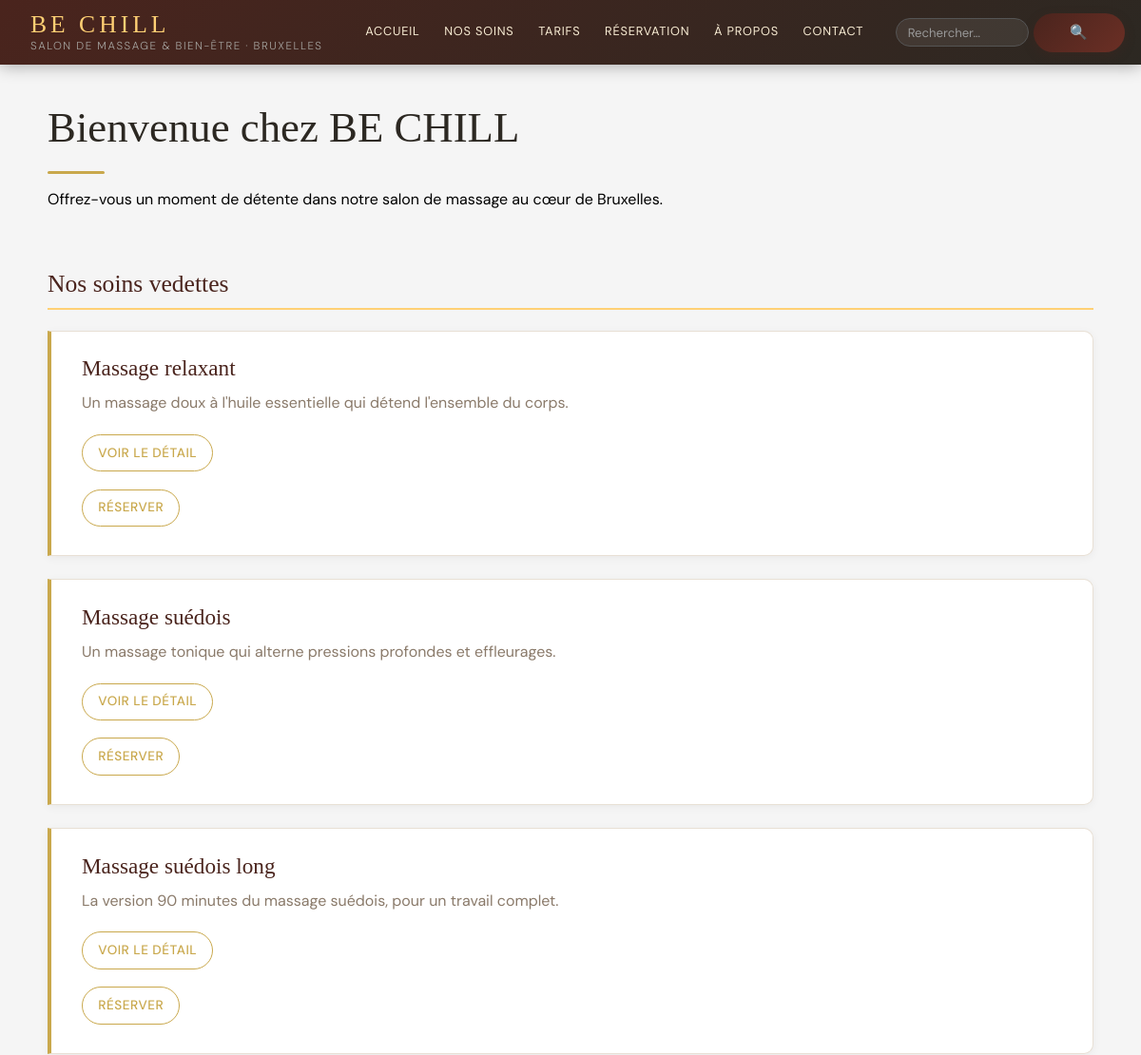
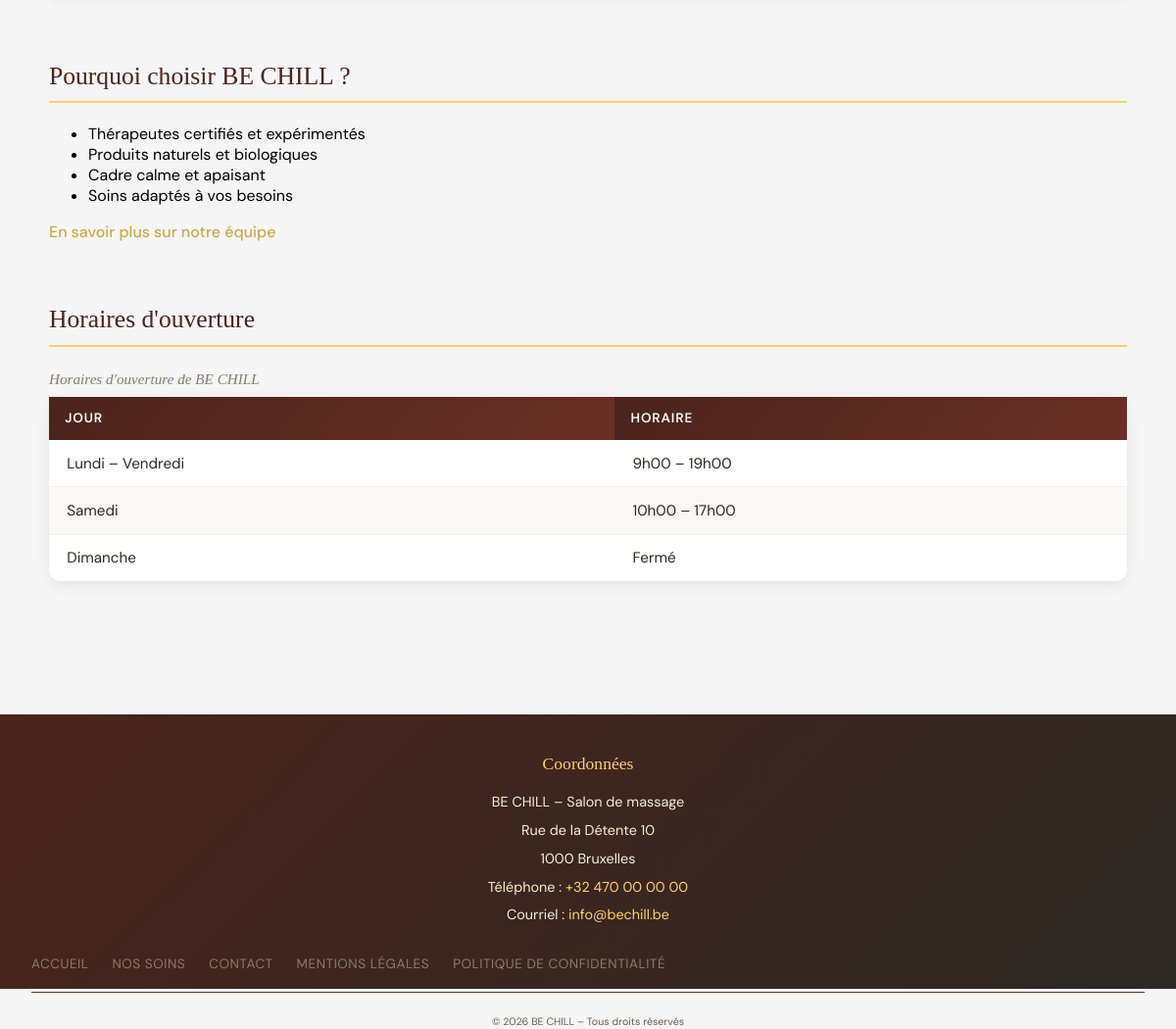
The page / on the database its author committed (2 pictures, top to bottom).
### tables this page shows
CREATE TABLE item (
    id                 INT UNSIGNED AUTO_INCREMENT PRIMARY KEY,
    titre              VARCHAR(150) NOT NULL,
    slug               VARCHAR(160) NOT NULL UNIQUE,
    description_courte VARCHAR(255) NOT NULL,
    description        TEXT NOT NULL,
    image              VARCHAR(255) NULL,                  
    duree              SMALLINT UNSIGNED NOT NULL,
    prix               DECIMAL(6,2) NOT NULL,
    statut             ENUM('brouillon', 'publie', 'archive') NOT NULL DEFAULT 'brouillon',
    operator_id        INT UNSIGNED NULL,
    theme_id           INT UNSIGNED NOT NULL,
    category_id        INT UNSIGNED NOT NULL,
    date_creation      DATETIME NOT NULL DEFAULT CURRENT_TIMESTAMP,
    date_modification  DATETIME NOT NULL DEFAULT CURRENT_TIMESTAMP ON UPDATE CURRENT_TIMESTAMP,
    CONSTRAINT fk_item_operator FOREIGN KEY (operator_id) REFERENCES operator(id) ON DELETE SET NULL,
    CONSTRAINT fk_item_theme    FOREIGN KEY (theme_id)    REFERENCES theme(id),
    CONSTRAINT fk_item_category FOREIGN KEY (category_id) REFERENCES category(id)
);

### core/html.php (called while the page is built, shortened)
<?php
function render(string $viewPath, array $data = []): string
{
    extract($data);
    require $viewPath;
    return ob_get_clean();
}

### core/router.php (called while the page is built, shortened)
<?php
function run(string $route, string $base, PDO $pdo): string
{
    $file = $base . '/controllers/' . $route . '.php';
    require $file;
    return ob_get_clean();
}

### index.php (called while the page is built, shortened)
<?php
require 'core/router.php';
require 'core/html.php';
require 'core/query.php';
require 'config/database.php';
$base = __DIR__ . '/app';
$segments = http_in($_SERVER['REQUEST_URI']);
$estAdmin = isset($segments[0]) && $segments[0] === 'admin';
$route = route($segments);
$sansCsrf = !$estAdmin && $route === 'paiement-webhook';
if ($_SERVER['REQUEST_METHOD'] === 'POST' && !$sansCsrf && !csrf_check()) {
    http_response_code(403);
    $main = '<main><h1>Formulaire expiré</h1><p>Veuillez recharger la page et renvoyer le formulaire.</p></main>';
} elseif ($estAdmin && !empty($_SESSION['operator_id']) && !admin_peut($_SESSION['operator_role'], $route)) {
    http_response_code(403);
    $main = '<main><h1>Accès refusé</h1><p>Cette page est réservée à l\'administrateur. <a href="/admin">Retour au tableau de bord</a></p></main>';
} else {
    $main = run($route, $base, $pdo);
}

### core/query.php (called while the page is built, shortened)
<?php
function query_all(PDO $pdo, string $sql, array $params = []): array
{
    $stmt = $pdo->prepare($sql);
    $stmt->execute($params);
    return $stmt->fetchAll();
}

### app/models/item.php (called while the page is built, shortened)
<?php
function item_get_vedettes(PDO $pdo, int $limit = 3): array
{
    return query_all($pdo, "
        SELECT id, titre, slug, description_courte, image
        FROM item
        WHERE statut = 'publie'
        ORDER BY date_creation DESC
        LIMIT $limit
    ");
}

### app/views/home.php (the view, shortened to what this page needs)
<main>
    <h1>Bienvenue chez BE CHILL</h1>
    <p>Offrez-vous un moment de détente dans notre salon de massage au cœur de Bruxelles.</p>
    <section aria-labelledby="soins-vedettes">
        <h2 id="soins-vedettes">Nos soins vedettes</h2>
        <?php if (empty($soinsVedettes)): ?>
            <p>Aucun soin disponible pour le moment.</p>
        <?php else: ?>
            <?php foreach ($soinsVedettes as $soin): ?>
                <article>
                    <h3><?= htmlspecialchars($soin['titre']) ?></h3>
                    <p><?= htmlspecialchars($soin['description_courte']) ?></p>
                    <p><a href="/soin-detail?slug=<?= urlencode($soin['slug']) ?>">Voir le détail</a></p>
                    <p><a href="/reservation?soin=<?= (int)$soin['id'] ?>">Réserver</a></p>
                </article>
            <?php endforeach; ?>
        <?php endif; ?>
    </section>
    <section aria-labelledby="pourquoi-nous">
        <h2 id="pourquoi-nous">Pourquoi choisir BE CHILL ?</h2>
        <ul>
            <li>Thérapeutes certifiés et expérimentés</li>
            <li>Produits naturels et biologiques</li>
            <li>Cadre calme et apaisant</li>
            <li>Soins adaptés à vos besoins</li>
        </ul>
        <p><a href="/apropos">En savoir plus sur notre équipe</a></p>
    </section>
    <section aria-labelledby="horaires">
        <h2 id="horaires">Horaires d'ouverture</h2>
        <table>
            <caption>Horaires d'ouverture de BE CHILL</caption>
            <thead>
                <tr>
                    <th scope="col">Jour</th>
                    <th scope="col">Horaire</th>
                </tr>
            </thead>
            <tbody>
                <tr><td>Lundi – Vendredi</td><td>9h00 – 19h00</td></tr>
                <tr><td>Samedi</td><td>10h00 – 17h00</td></tr>
                <tr><td>Dimanche</td><td>Fermé</td></tr>
            </tbody>
        </table>
    </section>
</main>

### style.css (style rules this page uses)
:root { --color-dark: #2C2822; --color-dark-alt: #2d2d2d; --color-brown: #4A241D; --color-brown-dark: #4a231b; --color-cream: #FAF8F3; --color-cream-light: #f9edd4; --color-cream-bg: #f5f5f5; --color-beige: #E8D5A3; --color-sand: #e6e1db; --color-gold: #C9A84C; --color-gold-light: #FFD074; --color-gold-pale: #e0b96a; --color-text-muted: #8A7A6A; --color-text-light: #a5a39f; --color-white: #fff; --font-serif: 'Playfair Display', serif; --font-sans: 'DM Sans', sans-serif; --transition-fast: 0.2s ease; --transition-base: 0.3s ease; }
html { scroll-behavior: smooth; }
body { margin: 0; font-family: var(--font-sans); background: var(--color-cream-bg); }
main { max-width: 1100px; margin: 2.5em auto; padding: 0 2em 4em; }
main h1 { font-family: var(--font-serif); font-size: 2.8rem; font-weight: 400; color: var(--color-dark); margin-bottom: 0.2em; line-height: 1.2; }
main h1::after { content: ''; display: block; width: 60px; height: 3px; background: var(--color-gold); margin-top: 0.4em; border-radius: 2px; }
main h2 { font-family: var(--font-serif); font-size: 1.6rem; font-weight: 400; color: var(--color-brown); border-bottom: 2px solid var(--color-gold-light); padding-bottom: 0.4em; margin-top: 2.5em; }
main > p > a, main section p a { color: var(--color-gold); text-decoration: none; font-weight: 500; }
article { background: var(--color-white); border: 1px solid #e8e0d5; border-left: 4px solid var(--color-gold); border-radius: 0 10px 10px 0; padding: 1.6em 2em; margin-bottom: 1.5em; box-shadow: 0 2px 10px rgba(0, 0, 0, 0.05); transition: transform var(--transition-fast), box-shadow var(--transition-fast); }
article h3 { font-family: var(--font-serif); font-size: 1.45rem; font-weight: 400; color: var(--color-brown); margin-top: 0; margin-bottom: 0.4em; }
article p { color: var(--color-text-muted); font-family: var(--font-sans); line-height: 1.75; margin: 0.3em 0; }
article a { display: inline-block; margin-top: 1em; margin-right: 0.8em; color: var(--color-brown); font-family: var(--font-sans); font-size: 0.85rem; font-weight: 600; text-transform: uppercase; letter-spacing: 0.5px; text-decoration: none; border: 1.5px solid var(--color-gold); padding: 0.5em 1.2em; border-radius: 20px; transition: background var(--transition-fast), color var(--transition-fast), transform var(--transition-fast); }
table { width: 100%; border-collapse: collapse; font-family: var(--font-sans); background: var(--color-white); border-radius: 12px; overflow: hidden; box-shadow: 0 4px 16px rgba(0, 0, 0, 0.07); margin: 1.5em 0; }
table caption { font-family: var(--font-serif); font-size: 0.95rem; color: var(--color-text-muted); margin-bottom: 0.6em; text-align: left; font-style: italic; }
table th { background: linear-gradient(135deg, var(--color-brown) 0%, #6b2f25 100%); color: var(--color-cream); padding: 1em 1.2em; text-align: left; font-weight: 600; font-size: 0.85rem; text-transform: uppercase; letter-spacing: 0.8px; }
table td { padding: 0.9em 1.2em; border-bottom: 1px solid #f5f0ea; color: var(--color-dark); font-size: 0.95rem; }
table tbody tr:nth-child(even) td { background: #faf8f5; }
table tr:last-child td { border-bottom: none; }

### rows shown on the page
item: titre "Massage relaxant", description_courte "Un massage doux à l'huile essentielle qui détend l'ensemble du corps."
item: titre "Massage suédois", description_courte "Un massage tonique qui alterne pressions profondes et effleurages."
item: titre "Massage suédois long", description_courte "La version 90 minutes du massage suédois, pour un travail complet."

### other values the page prints
salon('nom') . ' – ' . salon('activite') "BE CHILL – Salon de massage"
salon('adresse') "Rue de la Détente 10"
salon('code_postal') . ' ' . salon('ville') "1000 Bruxelles"
str_replace(' ', '&nbsp;', htmlspecialchars(salon('telephone'))) "+32 470 00 00 00"
salon('email') "info@bechill.be"
salon('nom') "BE CHILL"
